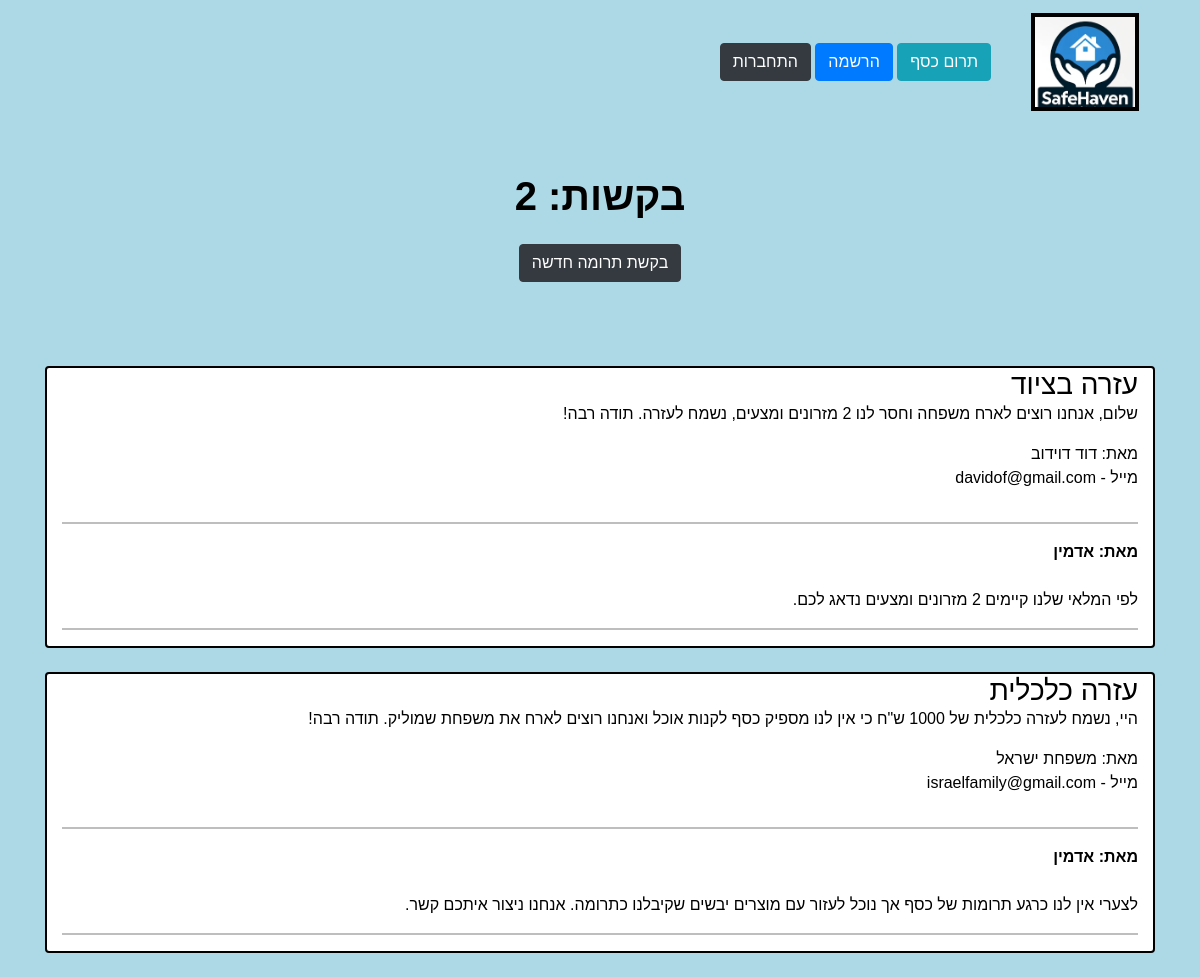
Screenshot of /forum/home/ with the database file from the repository.
### forum/models.py (models this page shows, shortened)
class forum(models.Model):
    name = models.CharField(max_length=200, default="אנונימי", verbose_name="שם")
    email = models.EmailField(max_length=200, null=True, verbose_name="אימייל")  # only email allowed
    topic = models.CharField(max_length=300, verbose_name="נושא")
    description = models.TextField(default=None, blank=True, verbose_name="תיאור")
    date_created = models.DateTimeField(auto_now_add=True, null=True, verbose_name="תאריך")
    class Meta:
        verbose_name_plural = "בקשות תרומה"

class Discussion(models.Model):
    forum = models.ForeignKey(forum, blank=True, on_delete=models.CASCADE, default=None, verbose_name="הנושא עליו תרצה להגיב")
    discuss = models.TextField(max_length=5000, default=None, blank=True, verbose_name="התגובה")
    name = models.CharField(max_length=100, blank=True, default=None, verbose_name="שם")
    class Meta:
        verbose_name_plural = "תגובות לבקשות תרומה"

### forum/views.py (the view)
# urls.py: path('home/', home, name='home'),
def home(request):
    forums = forum.objects.all()  # getting all subject -> to send for the template and display them
    count = forums.count()  # counting all subjects to show the count in the template
    discussions = []  # List of comments
    comment = CreateInDiscussion()
    for i in forums:
        discussions.append(i.discussion_set.all())  # adding the comments to each forum
    context = {'forums': forums,  # a dictionary to send all the info to the template
               'count': count,
               'discussions': discussions,
               'comment': comment}
    return render(request, 'forum/home.html', context)

### host/templatetags/user_filters.py (called while the page is built)
@register.filter(name='has_group')
def has_group(user, group_name):
    group = Group.objects.get(name=group_name)
    return group in user.groups.all()

### forum/templates/forum/home.html (shortened to what this page needs)
{% extends 'base_layout.html' %}
{% load static %}
{% block content %}
<center>
<br>
    <br>
    <h1><b>בקשות: {{ count }} </b></h1> <br>
    {% if user.is_authenticated and not user.is_superuser %}
            <a role="button" href="{% url 'forum:addInDiscussion' %} " class="btn btn-dark">רוצה להגיב?</a>
        {% elif user.is_superuser %}
            <a role="button" href="{% url 'forum:addInForum' %} " class="btn btn-dark">בקשת תרומה חדשה</a>
            <a role="button" href="{% url 'forum:addInDiscussion' %} " class="btn btn-dark">רוצה להגיב?</a>
        {% else %}
            <a role="button" href="{% url 'forum:addInForum' %} " class="btn btn-dark">בקשת תרומה חדשה</a>
    {% endif %}
</center>
    <div class="card-columns" style="padding: 10px; margin: 20px;"></div>
    <br>
    {% for forum in forums %}
        <div class="card box container">
            <h3>{{ forum.topic }}</h3>
            <p>{{ forum.description }}</p>
            <p style="text-align:right"> מאת: {{ forum.name }} <br>
                מייל - {{ forum.email }}</p>
            <hr>
            {% for discuss in discussions %}
                {% for objs in discuss %}
                    {% if objs.forum == forum %}
                        <b> מאת: {{ objs.name }}  </b>
                        <br>
                        {{ objs.discuss }}
                        <hr>
                    {% endif %}
                {% endfor %}
            {% endfor %}
        </div>
        <br>
    {% endfor %}
{% endblock %}

### assets/styles.css (style rules this page uses)
body { background-color: lightblue; text-align: right; }
body { font-family: 'Lato', sans-serif; direction: rtl; }
body { background-color: #00f121f; background-repeat-y: no-repeat; background-size:cover; background-size: 110%; direction: rtl; color: #000000; }
body * { direction: rtl; font-family: Tahoma, Verdana, Arial, sans-serif; }
h1,h2,h3,h4,h5 { font-weight: normal; margin: 0; }
a, a:hover, a:visited { color: #023cf4; text-decoration: none; }

### forum/templates/forum/home.html (style rules this page uses)
.box { border: 2px solid black; margin: 0 auto; }

### rows the page displays
forum: topic "עזרה בציוד", description "שלום, אנחנו רוצים לארח משפחה וחסר לנו 2 מזרונים ומצעים, נשמח לעזרה. תודה רבה!", name "דוד דוידוב", email "davidof@gmail.com"
Discussion: name "אדמין", discuss "לפי המלאי שלנו קיימים 2 מזרונים ומצעים נדאג לכם."
forum: topic "עזרה כלכלית", description "היי, נשמח לעזרה כלכלית של 1000 ש\"ח כי אין לנו מספיק כסף לקנות אוכל ואנחנו רוצים לארח את משפחת שמוליק. תודה רבה!", name "משפחת ישראל", email "israelfamily@gmail.com"
Discussion: name "אדמין", discuss "לצערי אין לנו כרגע תרומות של כסף אך נוכל לעזור עם מוצרים יבשים שקיבלנו כתרומה. אנחנו ניצור איתכם קשר."

### other values shown
{{ count }} "2"
